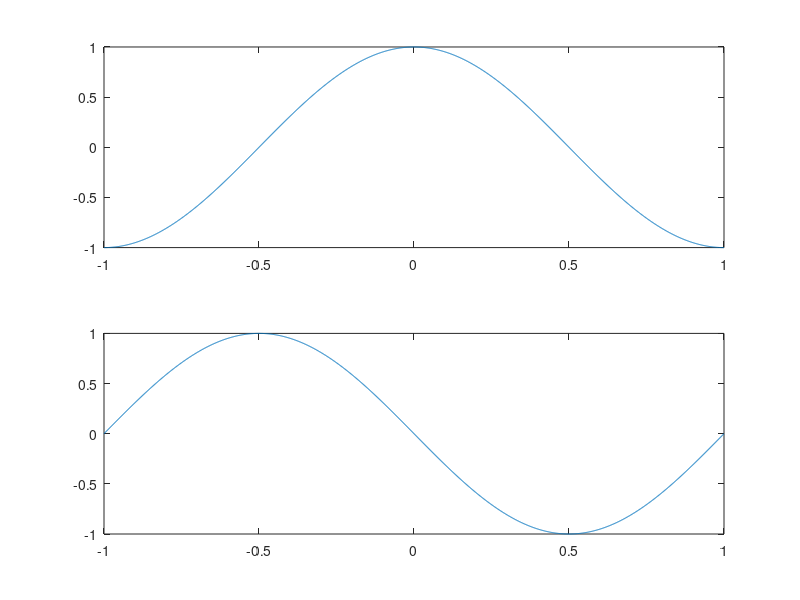

Source code (MATLAB):
o = -1:0.001:1;
z = exp(-1i*pi*o);

figure('Color','w');
subplot(211)
plot(o,real(z))
subplot(212)
plot(o,imag(z))
